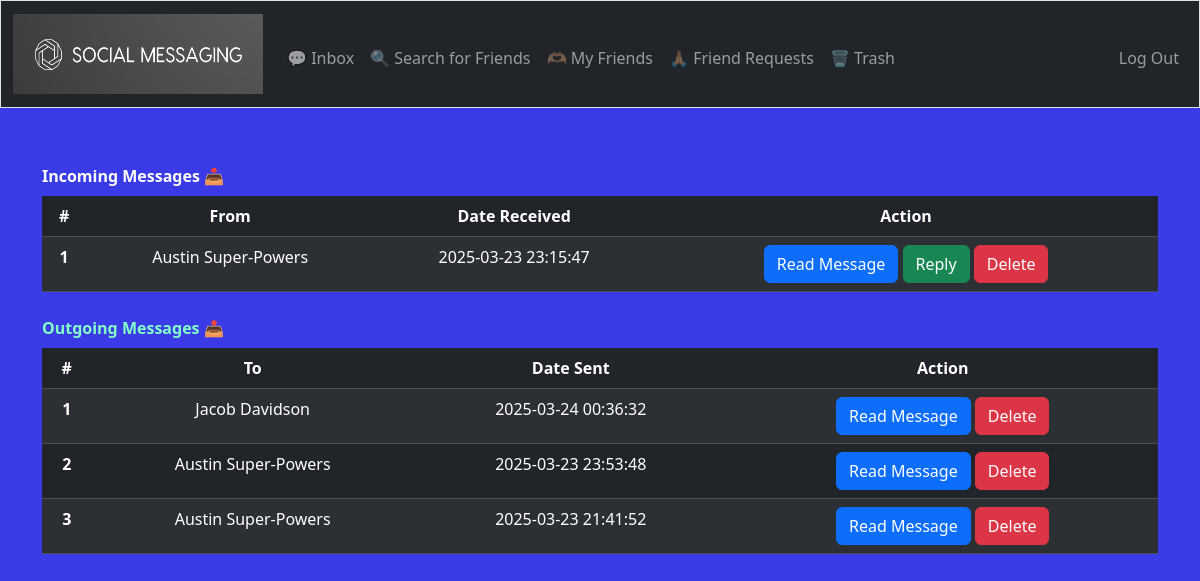
/inbox (signed in), run on an earlier commit of the app's database.
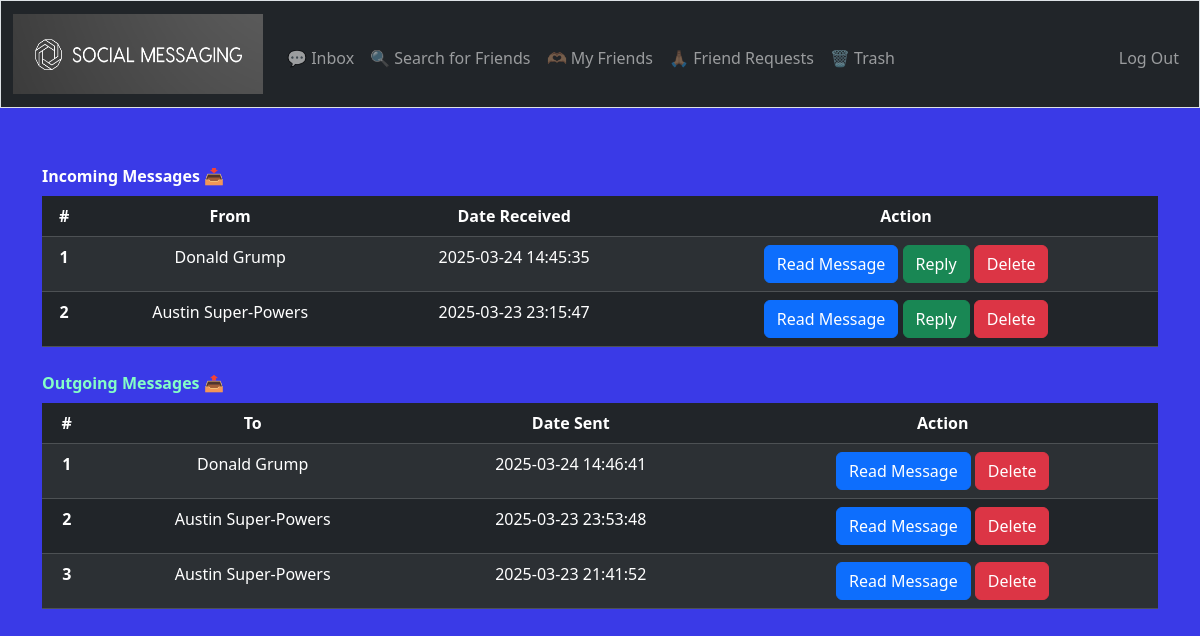
And on a later commit of the database.
### tables this page shows
CREATE TABLE messages (
    id INTEGER PRIMARY KEY,
    sender_id INTEGER,
    receiver_id INTEGER,
    content TEXT,
    timestamp DATETIME DEFAULT CURRENT_TIMESTAMP,
    status TEXT CHECK(status IN ('inbox', 'sent', 'trash')),
    is_read BOOLEAN DEFAULT 0,
    FOREIGN KEY (sender_id) REFERENCES users(id),
    FOREIGN KEY (receiver_id) REFERENCES users(id)
);

CREATE TABLE users (
    id INTEGER PRIMARY KEY,
    username TEXT UNIQUE,
    hash TEXT,
    full_name TEXT,
    country TEXT
);

### app.py (the view)
@app.route("/inbox", methods=["GET", "POST"])
@login_required
def inbox():
    user_id = session["user_id"]  # User ID for SQL query
    in_messages = db.execute("SELECT m.id, m.sender_id, m.content, m.timestamp, u.full_name, m.is_read FROM messages m JOIN users u ON u.id = m.sender_id WHERE m.receiver_id = ? AND m.status = 'sent' ORDER BY m.timestamp DESC;", user_id)
    out_messages = db.execute("SELECT m.id, m.content, m.timestamp, u.full_name, m.is_read FROM messages m JOIN users u ON u.id = m.receiver_id WHERE m.sender_id = ? AND m.status = 'sent' ORDER BY m.timestamp DESC;", user_id)
    return render_template("inbox.html", in_messages=in_messages, out_messages=out_messages)

### app.py (called while the page is built)
@app.after_request
def after_request(response):
    response.headers["Cache-Control"] = "no-cache, no-store, must-revalidate"
    response.headers["Expires"] = 0
    response.headers["Pragma"] = "no-cache"
    return response

### helpers.py (called while the page is built)
def login_required(f):
    @wraps(f)
    def decorated_function(*args, **kwargs):
        if session.get("user_id") is None:
            return redirect("/login")
        return f(*args, **kwargs)
    return decorated_function

### templates/inbox.html (shortened to what this page needs)
{% extends "layout.html" %}
{% block main %}
<table class="table table-striped table-dark caption-top">
    <caption><strong style="color: white;">Incoming Messages 📥</strong></caption>
    <thead>
      <tr>
        <th scope="col">#</th>
        <th scope="col">From</th>
        <th scope="col">Date Received</th>
        <th scope="col">Action</th>
      </tr>
    </thead>
    <tbody>
      {% for in_message in in_messages %}
      <tr>
        <th scope="row">{{ loop.index }}</th>
        <td>{{ in_message.full_name }}</td>
        <td>{{ in_message.timestamp }}</td>
        <td>
          <div>
            <form action="/read" method="post" style="display:inline;">
                <button type="button" class="btn btn-secodary btn-primary" data-bs-toggle="popover" data-bs-placement="left" data-bs-title="Message Content" data-bs-content="{{ in_message.content }}">Read Message</button>
              </form>
            <form action="/send" method="post" style="display:inline;">
              <button class="btn btn-success" type="submit">Reply</button>
            </form>
            <form action="/delete" method="post" style="display:inline;">
              <button class="btn btn-danger" type="submit">Delete</button>
            </form>
          </div>
        </td>
      </tr>
      {% endfor %}
    </tbody>
  </table>
  <table class="table table-striped table-dark caption-top">
    <caption><strong style="color: rgb(132, 254, 199);">Outgoing Messages 📤</strong></caption>
    <thead>
      <tr>
        <th scope="col">#</th>
        <th scope="col">To</th>
        <th scope="col">Date Sent</th>
        <th scope="col">Action</th>
      </tr>
    </thead>
    <tbody>
      {% for out_message in out_messages %}
      <tr>
        <th scope="row">{{ loop.index }}</th>
        <td>{{ out_message.full_name }}</td>
        <td>{{ out_message.timestamp }}</td>
        <td>
          <div>
            <form action="/read" method="post" style="display:inline;">
                <button type="button" class="btn btn-secodary btn-primary" data-bs-toggle="popover" data-bs-placement="left" data-bs-title="Message Content" data-bs-content="{{ out_message.content }}">Read Message</button>
              </form>
            <form action="/delete" method="post" style="display:inline;">
              <button class="btn btn-danger" type="submit">Delete</button>
            </form>
          </div>
        </td>
      </tr>
      {% endfor %}
    </tbody>
  </table>
{% endblock %}

What changed in the data, as far as the page shows it:
no longer on this page (row edited): messages: full_name "Jacob Davidson", timestamp "2025-03-24 00:36:32", shown under "Outgoing Messages 📤"
added messages: full_name "Donald Grump", timestamp "2025-03-24 14:45:35", shown under "Incoming Messages 📥"
added messages: full_name "Donald Grump", timestamp "2025-03-24 14:46:41", shown under "Outgoing Messages 📤"
